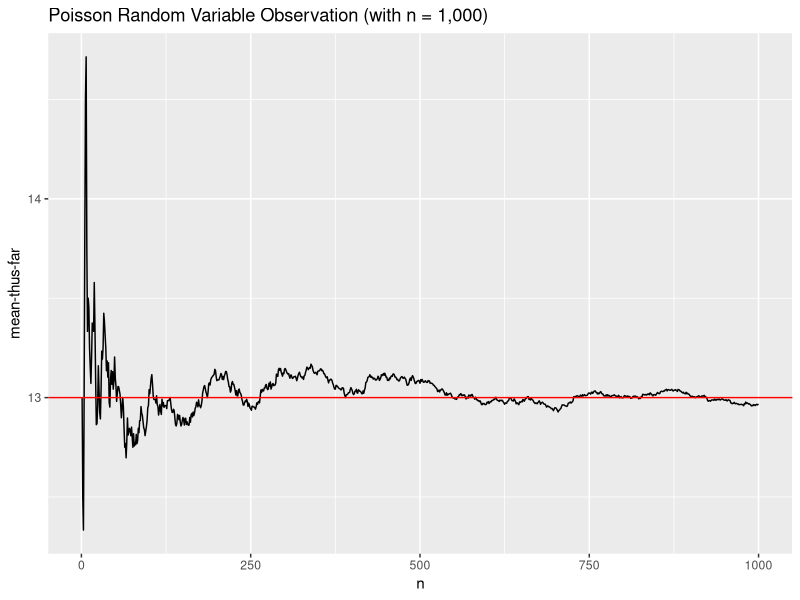
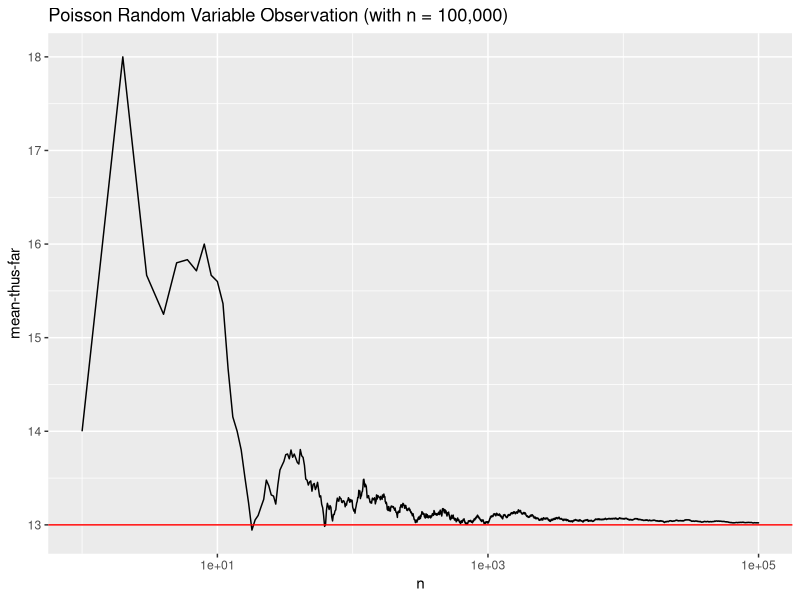
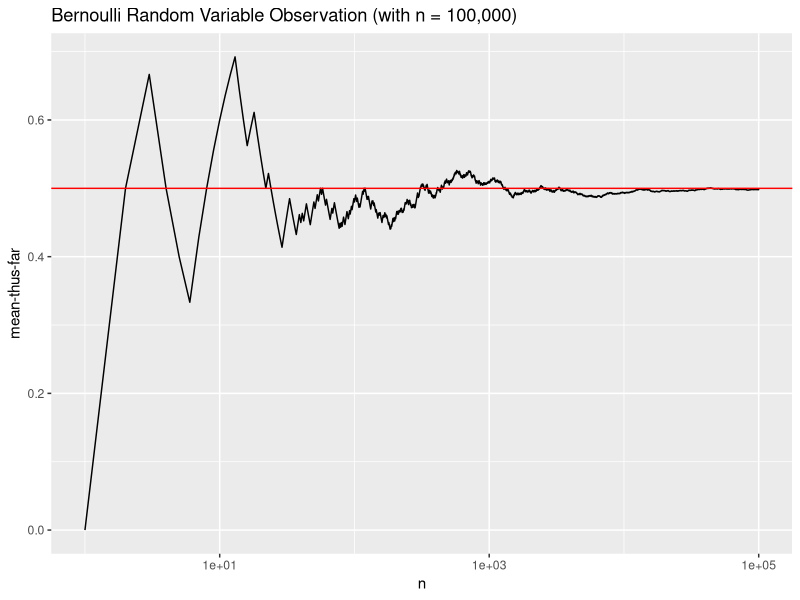
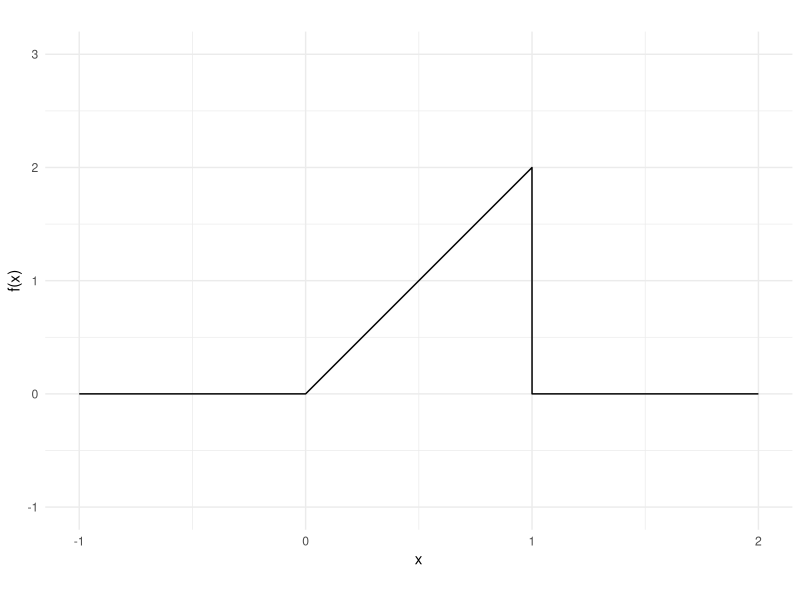
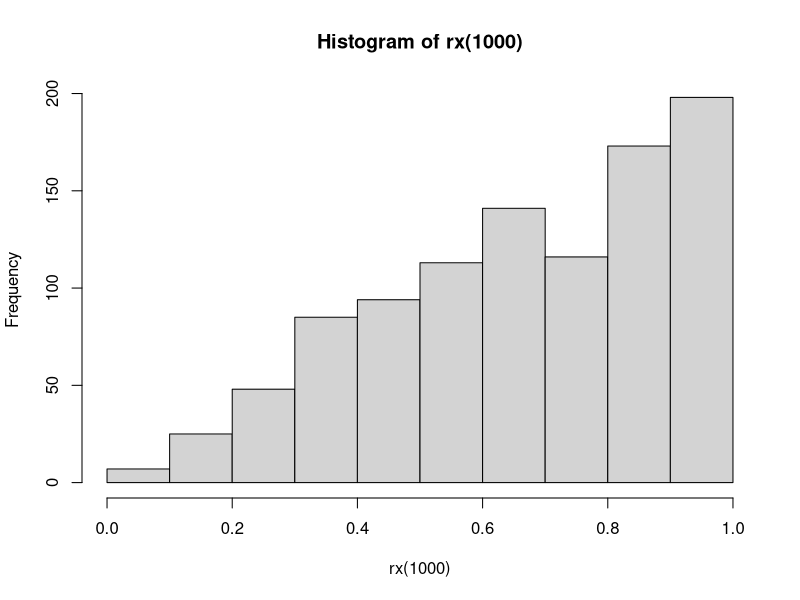

The R script that drew these images, in order:
## ---- chunk 1
knitr::opts_chunk$set(echo=T,eval=T,message=F,warning=F,fig.align='center')
library(tidyverse)
library(ggplot2)
## ---- chunk 2
die = seq(1,20)
var(die)

p = -2 / (1+2+3+4+5-30)
1 - 5*p
## ---- chunk 3
n = 1:1000
x = rpois(n = 1000, lambda = 13)

df = data.frame(n, x)

xbar = cumsum(df$x) / n
df = data.frame(n,x,xbar)

ggplot(df, aes(x = n, y = xbar)) + 
  geom_line() +
  geom_hline(yintercept = 13, color = "red") +
  labs(x = "n", y = "mean-thus-far", title = "Poisson Random Variable Observation (with n = 1,000)")

## ---- chunk 4
n = 1:100000
x = rpois(n = 100000, lambda = 13)

df = data.frame(n, x)

xbar = cumsum(df$x) / n
df = data.frame(n,x,xbar)

ggplot(df, aes(x = n, y = xbar)) + 
  scale_x_log10() +
  geom_line() +
  geom_hline(yintercept = 13, color = "red") +
  labs(x = "n", y = "mean-thus-far", title = "Poisson Random Variable Observation (with n = 100,000)")

## ---- chunk 5
n = 1:100000
x = rbernoulli(100000,0.5)

df = data.frame(n, x)

xbar = cumsum(df$x) / n
df = data.frame(n,x,xbar)

ggplot(df, aes(x = n, y = xbar)) + 
  scale_x_log10() +
  geom_line() +
  geom_hline(yintercept = 0.5, color = "red") +
  labs(x = "n", y = "mean-thus-far", title = "Bernoulli Random Variable Observation (with n = 100,000)")

## ---- chunk 6
# Reminder: m = 1000 sets the default value of m to be 1000
birthday = function(n, k, m=1000) {
  count = 0

  for( i in 1:m) {
    bdays = sample( 365, n, replace=TRUE )
    if( sum(table(bdays) >= k) >0)  {
      count <- count + 1;
    }
  }
  return (count/m)
}

## ---- chunk 7
birthday(n=285, k=5, m=1e4)
## ---- chunk 8
# here we define a *vectorized* function to evaluate the density of X
pdf_x = function(x) {
  # ifelse is like a function version of an if statement.
  # We use it here to ensure that pdf_x can operate directly on vectors.
  return(ifelse(0<=x & x<=1 , 2*x , 0 ))
}

# showing the PDF in a plot
ggplot() + geom_function(fun=pdf_x, n=10001) + 
  coord_fixed(ratio=.5) + theme_minimal() + 
  xlim(c(-1,2)) + ylim(-1,3) + labs(x="x", y="f(x)")
## ---- chunk 9
# complete the function
rx = function(n) {
  u = runif(n)
  x = sqrt(u)
  return(x)
}

hist(rx(1000))
